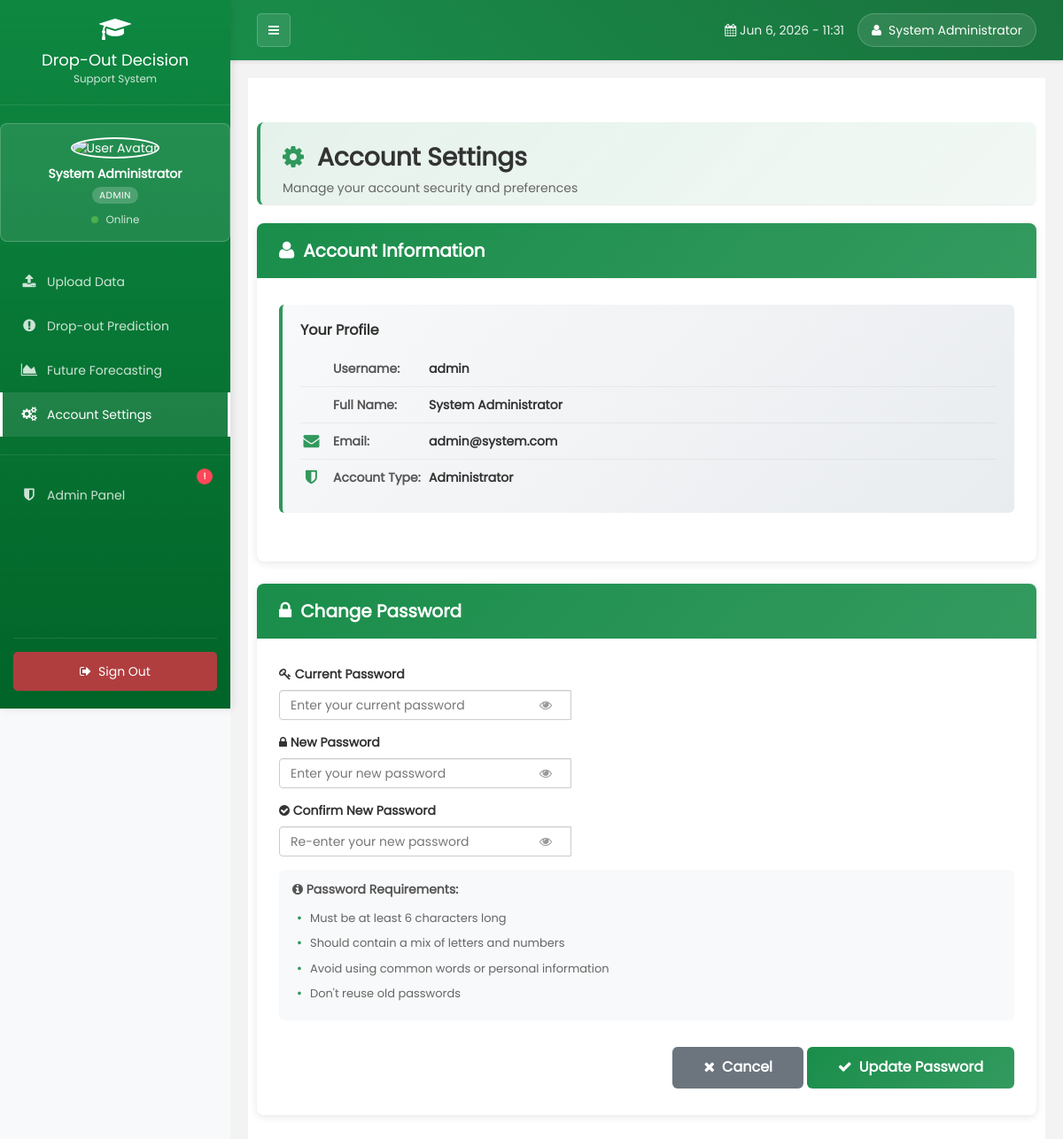
/setting.php (signed in), run on the app's committed database.
### tables this page shows
CREATE TABLE `user` (
  `id` int(255) NOT NULL,
  `username` varchar(255) NOT NULL,
  `password` varchar(255) NOT NULL,
  `name` varchar(255) NOT NULL,
  `email` varchar(100) DEFAULT NULL,
  `role` varchar(20) DEFAULT 'user',
  `status` varchar(20) DEFAULT 'active',
  `last_logout` timestamp NULL DEFAULT NULL,
  `status_updated_date` timestamp NULL DEFAULT NULL,
  `created_date` timestamp NOT NULL DEFAULT current_timestamp(),
  `last_login` timestamp NULL DEFAULT NULL,
  `login_attempts` int(11) DEFAULT 0,
  `emailid` varchar(255) NOT NULL,
  `lastlogin` datetime NOT NULL
);

### setting.php (the view, shortened to what this page needs)
<?php
include("php/dbconnect.php");
$user_sql = "SELECT username, email, name, role FROM user WHERE id = '".$_SESSION['rainbow_uid']."'";
$user_result = $conn->query($user_sql);
$user_data = $user_result->fetch_assoc();
$account_types = [
    'admin' => 'Administrator',
    'teacher' => 'Teacher',
    'staff' => 'Staff Member',
    'user' => 'User'
];
$account_type = isset($user_data['role']) && isset($account_types[$user_data['role']])
    ? $account_types[$user_data['role']]
    : 'User';
?>
<!DOCTYPE html>
<html xmlns="http://www.w3.org/1999/xhtml">
<head>
    <link href="css/bootstrap.css" rel="stylesheet" />
    <link href="css/font-awesome.css" rel="stylesheet" />
    <link href="css/style1.css" rel="stylesheet" />
    <link href="css/custom.css" rel="stylesheet" />
</head>
<body>
    <?php include("php/header.php"); ?>
    <div id="page-wrapper">
        <div id="page-inner">
            <div class="settings-container">
                <div class="page-header">
                    <h1>
                        <i class="fa fa-cog"></i>
                        Account Settings
                    </h1>
                    <p>Manage your account security and preferences</p>
                </div>
                <div class="settings-card">
                    <div class="card-header">
                        <h3>
                            <i class="fa fa-user"></i>
                            Account Information
                        </h3>
                    </div>
                    <div class="card-body">
                        <div class="info-card">
                            <h4>Your Profile</h4>
                            <div class="info-item">
                                <strong>Username:</strong>
                                <span><?= htmlspecialchars($user_data['username'] ?? 'N/A') ?></span>
                            </div>
                            <?php if(isset($user_data['name']) && !empty($user_data['name'])): ?>
                            <div class="info-item">
                                <strong>Full Name:</strong>
                                <span><?= htmlspecialchars($user_data['name']) ?></span>
                            </div>
                            <?php endif; ?>
                            <?php if(isset($user_data['email']) && !empty($user_data['email'])): ?>
                            <div class="info-item">
                                <i class="fa fa-envelope"></i>
                                <strong>Email:</strong>
                                <span><?= htmlspecialchars($user_data['email']) ?></span>
                            </div>
                            <?php endif; ?>
                            <div class="info-item">
                                <i class="fa fa-shield"></i>
                                <strong>Account Type:</strong>
                                <span><?= htmlspecialchars($account_type) ?></span>
                            </div>
                        </div>
                    </div>
                </div>
                <div class="settings-card">
                    <div class="card-header">
                        <h3>
                            <i class="fa fa-lock"></i>
                            Change Password
                        </h3>
                    </div>
                    <div class="card-body">
                        <form action="setting.php" method="post" id="passwordForm">
                            <div class="form-group">
                                <label for="oldpassword">
                                    <i class="fa fa-key"></i> Current Password
                                </label>
                                <div class="input-group">
                                    <input type="password"
                                           class="form-control"
                                           id="oldpassword"
                                           name="oldpassword"
                                           placeholder="Enter your current password"
                                           autocomplete="current-password" />
                                    <button type="button" class="password-toggle" data-toggle-password="oldpassword">
                                        <i class="fa fa-eye"></i>
                                    </button>
                                </div>
                            </div>
                            <div class="form-group">
                                <label for="newpassword">
                                    <i class="fa fa-lock"></i> New Password
                                </label>
                                <div class="input-group">
                                    <input type="password"
                                           class="form-control"
                                           id="newpassword"
                                           name="newpassword"
                                           placeholder="Enter your new password"
                                           autocomplete="new-password" />
                                    <button type="button" class="password-toggle" data-toggle-password="newpassword">
                                        <i class="fa fa-eye"></i>
                                    </button>
                                </div>
                            </div>
                            <div class="form-group">
                                <label for="confirmpassword">
                                    <i class="fa fa-check-circle"></i> Confirm New Password
                                </label>
                                <div class="input-group">
                                    <input type="password"
                                           class="form-control"
                                           id="confirmpassword"
                                           name="confirmpassword"
                                           placeholder="Re-enter your new password"
                                           autocomplete="new-password" />
                                    <button type="button" class="password-toggle" data-toggle-password="confirmpassword">
                                        <i class="fa fa-eye"></i>
                                    </button>
                                </div>
                            </div>
                            <div class="password-requirements">
                                <h5><i class="fa fa-info-circle"></i> Password Requirements:</h5>
                                <ul>
                                    <li>Must be at least 6 characters long</li>
                                    <li>Should contain a mix of letters and numbers</li>
                                    <li>Avoid using common words or personal information</li>
                                    <li>Don't reuse old passwords</li>
                                </ul>
                            </div>
                            <div style="margin-top: 30px; text-align: right;">
                                <button type="button" class="btn-cancel" onclick="resetForm()">
                                    <i class="fa fa-times"></i>
                                    Cancel
                                </button>
                                <button type="submit" name="save" class="btn-save">
                                    <i class="fa fa-check"></i>
                                    Update Password
                                </button>
                            </div>
                        </form>
                    </div>
                </div>
            </div>
        </div>
    </div>
</body>
</html>

### css/style1.css (style rules this page uses)
html * { font-family: "Poppins", sans-serif; }
body { font-family: "Open Sans", sans-serif; line-height: 25px; }
#page-wrapper { padding: 15px 15px; min-height: 600px; background: #f3f3f3; }
#page-inner { width: 100%; margin: 10px 20px 10px 0px; background-color: #fff !important; padding: 10px; min-height: 1200px; }
@media (min-width: 768px) { #page-wrapper { margin: 0 0 0 260px; padding: 15px 30px; min-height: 1200px; } }

### css/custom.css (style rules this page uses)
html * { font-family: "Poppins", sans-serif; }

### setting.php (style rules this page uses)
.settings-container { max-width: 900px; margin: 0 auto; }
.settings-card { background: white; border-radius: 8px; box-shadow: 0 2px 10px rgba(0,0,0,0.1); margin-bottom: 25px; overflow: hidden; transition: transform 0.3s ease, box-shadow 0.3s ease; }
.card-header { background: linear-gradient(135deg, rgba(1, 129, 55, 0.9), rgba(1, 129, 55, 0.8)); color: white; padding: 20px 25px; border-bottom: none; }
.card-header h3 { margin: 0; font-size: 20px; font-weight: 600; display: flex; align-items: center; }
.card-header h3 i { margin-right: 10px; font-size: 22px; }
.card-body { padding: 30px 25px; }
.form-group { margin-bottom: 25px; }
.form-group label { font-weight: 600; color: #333; margin-bottom: 8px; display: block; font-size: 14px; }
.form-control { height: 45px; border: 2px solid #e0e0e0; border-radius: 6px; padding: 10px 15px; font-size: 14px; transition: all 0.3s ease; }
.input-group { position: relative; }
.input-group .form-control { padding-right: 45px; }
.password-toggle { position: absolute; right: 12px; top: 50%; transform: translateY(-50%); background: none; border: none; color: #999; cursor: pointer; padding: 5px 10px; z-index: 10; transition: color 0.3s ease; }
.btn-save { background: linear-gradient(135deg, rgba(1, 129, 55, 0.9), rgba(1, 129, 55, 0.8)); color: white; border: none; padding: 12px 35px; font-size: 16px; font-weight: 600; border-radius: 6px; cursor: pointer; transition: all 0.3s ease; display: inline-flex; align-items: center; gap: 8px; }
.btn-cancel { background: #6c757d; color: white; border: none; padding: 12px 35px; font-size: 16px; font-weight: 600; border-radius: 6px; cursor: pointer; transition: all 0.3s ease; display: inline-flex; align-items: center; gap: 8px; margin-left: 10px; }
.info-card { background: linear-gradient(135deg, #f8f9fa, #e9ecef); border-left: 4px solid rgba(1, 129, 55, 0.8); padding: 20px; border-radius: 6px; margin-bottom: 25px; }
.info-card h4 { margin: 0 0 15px 0; color: #333; font-size: 16px; font-weight: 600; }
.info-item { display: flex; align-items: center; padding: 10px 0; border-bottom: 1px solid rgba(0,0,0,0.05); }
.info-item:last-child { border-bottom: none; }
.info-item i { color: rgba(1, 129, 55, 0.8); margin-right: 12px; font-size: 18px; width: 25px; text-align: center; }
.info-item strong { color: #555; margin-right: 8px; min-width: 100px; }
.info-item span { color: #333; font-weight: 600; }
.password-requirements { background: #f8f9fa; border-radius: 6px; padding: 15px; margin-top: 10px; }
.password-requirements h5 { margin: 0 0 10px 0; font-size: 14px; color: #555; font-weight: 600; }
.password-requirements ul { margin: 0; padding-left: 20px; list-style: none; }
.password-requirements li { padding: 5px 0; font-size: 13px; color: #666; position: relative; }
.password-requirements li:before { content: "•"; color: rgba(1, 129, 55, 0.8); font-weight: bold; position: absolute; left: -15px; }
.page-header { background: linear-gradient(135deg, rgba(1, 129, 55, 0.1), rgba(1, 129, 55, 0.05)); padding: 25px; border-radius: 8px; margin-bottom: 30px; border-left: 4px solid rgba(1, 129, 55, 0.8); }
.page-header h1 { margin: 0; color: #333; font-size: 28px; font-weight: 600; display: flex; align-items: center; }
.page-header h1 i { margin-right: 15px; color: rgba(1, 129, 55, 0.8); }
.page-header p { margin: 8px 0 0 0; color: #666; font-size: 14px; }

### php/header.php (style rules this page uses)
html * { font-family: "Poppins", sans-serif; }
body { background-color: #f8f9fa; margin: 0; padding: 0; }
#page-wrapper { margin: 0; padding: 5px 10px; min-height: calc(100vh - 70px); }

### data on the page
user: username "admin", name "System Administrator", email "admin@system.com", role "Administrator"

### other printed values
$user_name "System Administrator"
$user_role "ADMIN"
